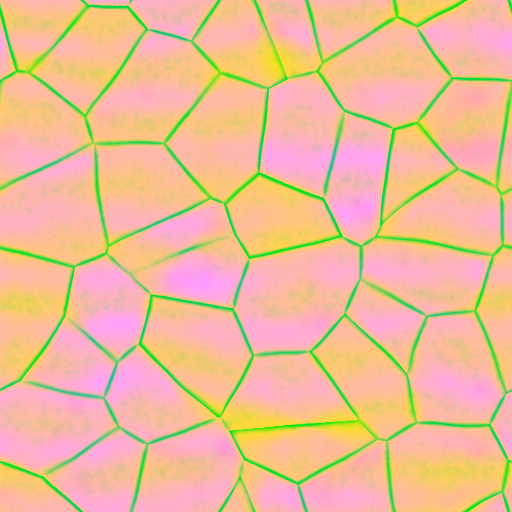
#> input picture spirit-island/assets/tex/rock_a_orm.jpg, 1024 x 1024 px, given in place of rock_a_orm.jpg_albedo.jpg, which was not available (shown at 1/2 size)
$ python -i terrain_common.py   (imports and definitions only)
#> lines starting #> are read from the running program, lines starting #| are printed output that depends on the picture
"""terrain_common — shared helpers for the terrain workstream's ground PBR sets (ground_*.py).

Everything is tileable. Sets are rendered supersampled (SS x the output size) and box-filtered down so the
painted micro detail (blades, needles, grains) is anti-aliased, then written as
  <name>_albedo.jpg (sRGB)  <name>_normal.jpg (OpenGL +Y)  <name>_orm.jpg (R=AO G=rough B=height)
plus *_512 phone versions. Normals are JPEG 4:4:4 (q93) instead of PNG to stay inside the size budget.
"""
import os, sys, numpy as np
from PIL import Image, ImageFile
ImageFile.MAXBLOCK = 1 << 25      # optimize=True on big JPEGs needs a large encoder buffer
sys.path.insert(0, os.path.dirname(__file__))
import texlib as T

OUT = os.path.normpath(os.path.join(os.path.dirname(__file__), '..', '..', 'assets', 'tex', 'terrain'))


def rng(seed):
    return np.random.default_rng(seed)


# [103 lines left out: functions down, up, splat_points, strokes, blobs, palette, not called in this run]


def grain(n, seed, amp=1.0):
    """per-pixel white noise in [-1,1] (fine grit)"""
    return ((rng(seed).random((n, n)).astype(np.float32) - 0.5) * 2 * amp)


# [33 lines left out: functions save_set, preview, not called in this run]


def shade_preview(name, outdir=OUT, dest=None, size=768, sun=(-0.6, 0.5, 0.62)):
    """quick lit preview: albedo * (ambient + lambert with the normal map) * AO, to judge relief like the game will"""
#> called with name = '../../assets/tex/rock_a_orm.jpg', outdir = 'spirit-island/assets/tex/terrain', size = 768, sun = (-0.6, 0.5, 0.62)
    dest = dest or os.path.join(os.environ.get('TEX_PREVIEW', os.getcwd()), f'_lit_{name}.jpg')
    al = np.asarray(Image.open(os.path.join(outdir, f'{name}_albedo.jpg')).convert('RGB'), np.float32) / 255
    nm = np.asarray(Image.open(os.path.join(outdir, f'{name}_normal.jpg')).convert('RGB'), np.float32) / 255 * 2 - 1
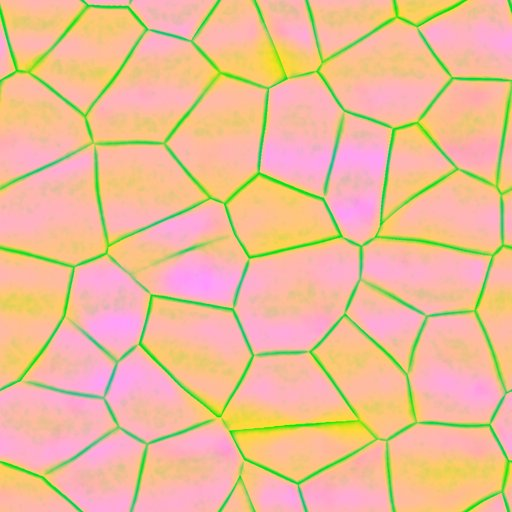
#> input picture spirit-island/assets/tex/rock_a_orm_512.jpg, 512 x 512 px, given in place of rock_a_orm.jpg_normal.jpg, which was not available
    orm = np.asarray(Image.open(os.path.join(outdir, f'{name}_orm.jpg')).convert('RGB'), np.float32) / 255
    L = np.array(sun, np.float32); L /= np.linalg.norm(L)
    nd = np.clip((nm * L).sum(-1), 0, 1)
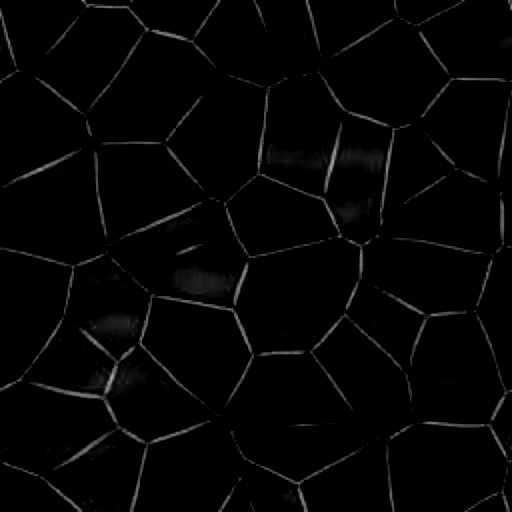
#> nd: shape (512, 512) float32; min 0, max 0.669, mean 0.0163
    lin = al ** 2.2
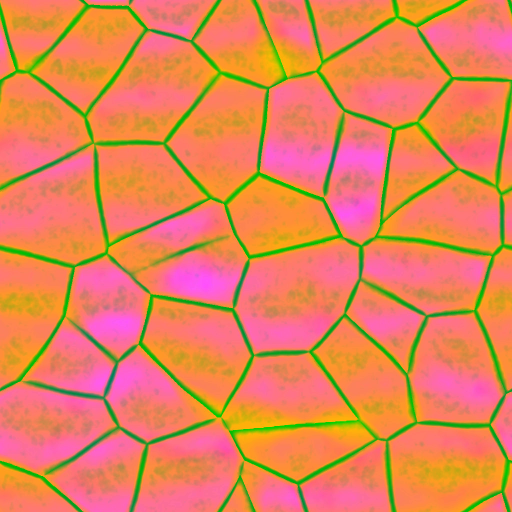
#> lin: shape (1024, 1024, 3) float32 (shown at 1/2 size); mean R, G, B 0.895, 0.519, 0.347
#> (the run stopped early here; a loop or call above may not have finished)
